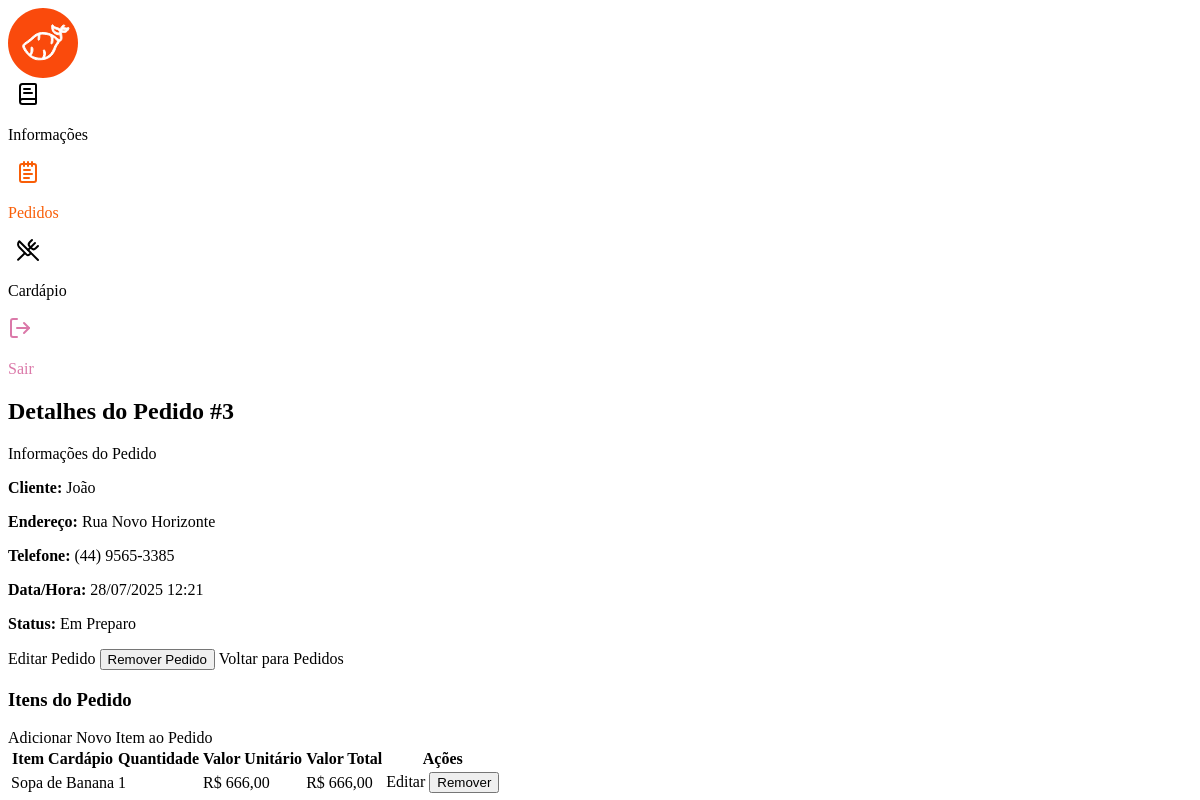
The app's page /dash/pedidos/3/ (signed in), older data.
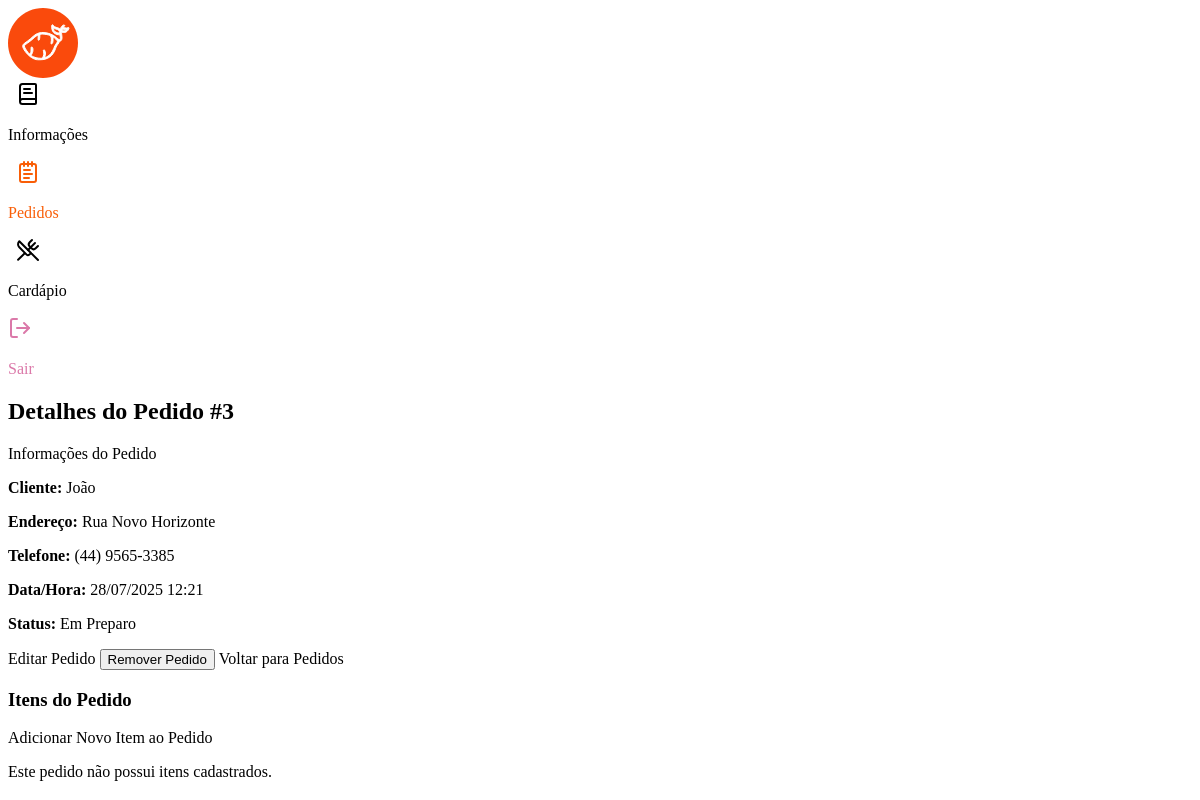
The same page, newer data.
### dashboard/models.py (models this page shows, shortened)
class PedidoItem(models.Model):
    pedido = models.ForeignKey(
        Pedido, on_delete=models.CASCADE, related_name='itens')
    item_cardapio = models.ForeignKey(ItemCardapio, on_delete=models.CASCADE)
    quantidade = models.PositiveIntegerField(default=1)
    valor_unitario = models.DecimalField(max_digits=10, decimal_places=2)

class ItemCardapio(models.Model):
    nome = models.CharField(max_length=100)
    descricao = models.TextField(blank=True, null=True)
    valor = models.DecimalField(max_digits=10, decimal_places=2)
    imagem = models.ImageField(upload_to='cardapio/', blank=False, null=True)
    restaurante = models.ForeignKey(
        Restaurante, on_delete=models.CASCADE, related_name='cardapio')

### dashboard/views.py (the view)
# urls.py: path('pedidos/<int:pedido_id>/', detalhar_pedido, name="detalhar_pedido"),
@login_required
def detalhar_pedido(request, pedido_id):
    restaurante = get_object_or_404(Restaurante, user=request.user)
    pedido = get_object_or_404(Pedido, pk=pedido_id)
    if pedido.restaurante != restaurante:
        messages.error(request, 'Você não tem permissão para visualizar este pedido.')
        return redirect('listar_pedidos')
    itens_pedido = PedidoItem.objects.filter(pedido=pedido)
    for item in itens_pedido:
        item.valor_total = item.valor_unitario * item.quantidade
    contexto = {
        'pedido': pedido,
        'itens_pedido': itens_pedido
    }
    return render(request, 'pedidos/detalhe.html', contexto)

### dashboard/templates/pedidos/detalhe.html (shortened to what this page needs)
{% extends 'page_base.html' %}
{% load static %}
{% block sidebar_options %}
<a href="{% url 'home_info' %}">
  <i data-lucide="book-text"></i>
  <p>Informações</p>
</a>
<a href="{% url 'listar_pedidos' %}" class="active">
  <i data-lucide="notepad-text"></i>
  <p>Pedidos</p>
</a>
<a href="{% url 'listar_itens_cardapio' %}">
  <i data-lucide="utensils-crossed"></i>
  <p>Cardápio</p>
</a>
{% endblock %}
{% block main_content %}
    <div class="container my-4">
        <h2>Detalhes do Pedido #{{ pedido.id }}</h2>
        <div class="card mb-4">
            <div class="card-header">
                Informações do Pedido
            </div>
            <div class="card-body">
                <p><strong>Cliente:</strong> {{ pedido.cliente_nome }}</p>
                <p><strong>Endereço:</strong> {{ pedido.cliente_endereco }}</p>
                <p><strong>Telefone:</strong> {{ pedido.cliente_telefone }}</p>
                <p><strong>Data/Hora:</strong> {{ pedido.data_hora|date:"d/m/Y H:i" }}</p>
                <p><strong>Status:</strong> {{ pedido.get_status_display }}</p>
                <a href="{% url 'editar_pedido' pedido.id %}" class="btn btn-sm btn-info">Editar Pedido</a>
                <form action="{% url 'remover_pedido' pedido.id %}" method="post" style="display:inline;" onsubmit="return confirm('Tem certeza que deseja remover este pedido e todos os seus itens?');">
                    <button type="submit" class="btn btn-sm btn-danger">Remover Pedido</button>
                </form>
                <a href="{% url 'listar_pedidos' %}" class="btn btn-sm btn-secondary">Voltar para Pedidos</a>
            </div>
        </div>
        <h3>Itens do Pedido</h3>
        <div class="mb-3">
            <a href="{% url 'cadastrar_pedido_item' pedido.id %}" class="btn btn-primary">Adicionar Novo Item ao Pedido</a>
        </div>
        {% if itens_pedido %}
            <div class="table-responsive">
                <table class="table table-striped table-bordered">
                    <thead>
                        <tr>
                            <th>Item Cardápio</th>
                            <th>Quantidade</th>
                            <th>Valor Unitário</th>
                            <th>Valor Total</th>
                            <th>Ações</th>
                        </tr>
                    </thead>
                    <tbody>
                        {% for item in itens_pedido %}
                            <tr>
                                <td>{{ item.item_cardapio.nome }}</td>
                                <td>{{ item.quantidade }}</td>
                                <td>R$ {{ item.valor_unitario|floatformat:2 }}</td>
                                <td>R$ {{ item.valor_total|floatformat:2 }}</td>
                                <td>
                                    <a href="{% url 'editar_pedido_item' pedido.id item.id %}" class="btn btn-sm btn-info">Editar</a>
                                    <form action="{% url 'remover_pedido_item' pedido.id item.id %}" method="post" style="display:inline;" onsubmit="return confirm('Tem certeza que deseja remover este item do pedido?');">
                                        <button type="submit" class="btn btn-sm btn-danger">Remover</button>
                                    </form>
                                </td>
                            </tr>
                        {% endfor %}
                    </tbody>
                </table>
            </div>
        {% else %}
            <p>Este pedido não possui itens cadastrados.</p>
        {% endif %}
    </div>
{% endblock main_content %}

Row changes from the older to the newer data that the page shows:
removed PedidoItem: item_cardapio.nome "Sopa de Banana", quantidade "1", valor_unitario "666,00", valor_total "666,00"
Text that changed along with them:
text no longer shown: "Item Cardápio Quantidade Valor Unitário Valor Total Ações"
text now shown: "Este pedido não possui itens cadastrados."
